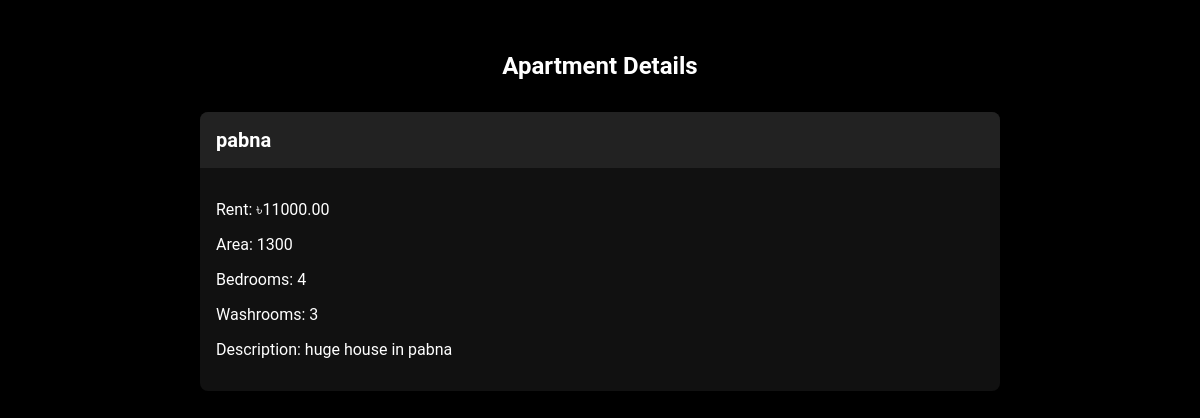
Page /apartment/6/ on the earlier database version.
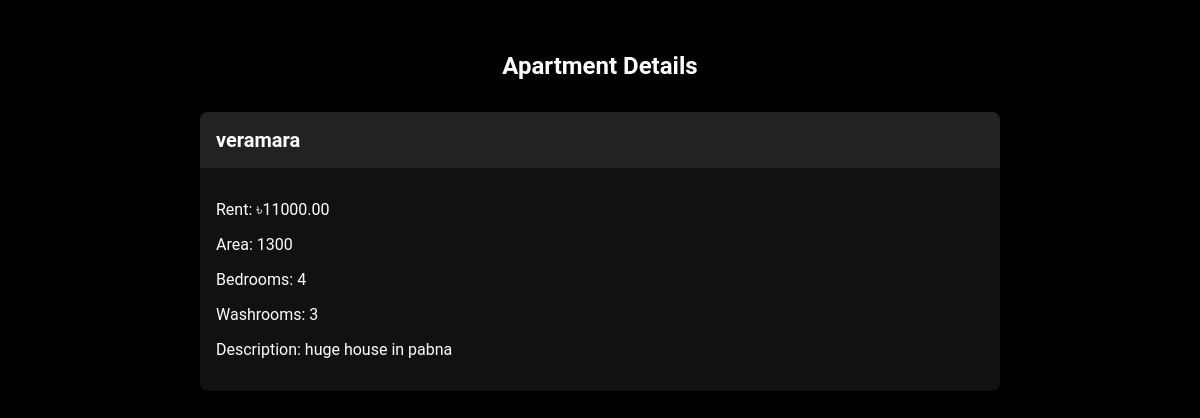
Same page on the later database version.
### accounts/models.py (models this page shows, shortened)
class Apartment(models.Model):
    owner = models.ForeignKey(WebUser, on_delete=models.CASCADE)
    address = models.CharField(max_length=255)
    rent = models.DecimalField(max_digits=10, decimal_places=2)
    area = models.CharField(max_length=255)
    bedrooms = models.PositiveIntegerField()
    washrooms = models.PositiveIntegerField()
    description = models.TextField()
    short_description = models.CharField(max_length=255)
    is_vacant = models.BooleanField(default=True)

### accounts/views.py (the view)
# urls.py: path('apartment/<int:pk>/', ApartmentDetailsView.as_view(), name='apartment_details'),
class ApartmentDetailsView(DetailView):
    model = Apartment
    template_name = 'accounts/apartment_details.html'
    context_object_name = 'apartment'

### accounts/templates/accounts/apartment_details.html
{% load static %}
{% block content %}
<link rel="stylesheet" type="text/css" href="{% static 'accounts/apartment_details.css' %}">
<div class="container">
  <h2 class="apartment-heading">Apartment Details</h2>
  <div class="card">
    <div class="card-header">
      <h3 class="address">{{ apartment.address }}</h3>
    </div>
    <div class="card-body">
      <p class="rent">Rent: ৳{{ apartment.rent }}</p>
      <p class="area">Area: {{ apartment.area }}</p>
      <p class="bedrooms">Bedrooms: {{ apartment.bedrooms }}</p>
      <p class="washrooms">Washrooms: {{ apartment.washrooms }}</p>
      <p class="description">Description: {{ apartment.description }}</p>
    </div>
  </div>
</div>
{% endblock %}

Differences in the rows shown:
changed Apartment "huge house in pabna": address "pabna" → "veramara"
